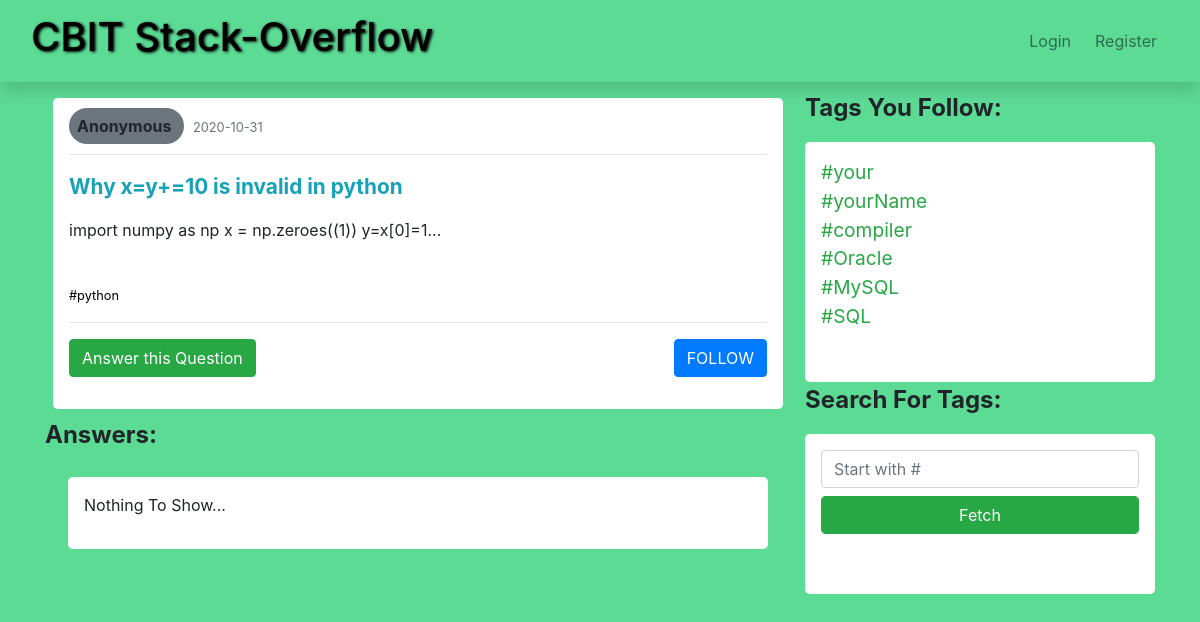
Page /AnswersPage?Qid=6 (signed in) on the committed database.
### project/models.py (models this page shows, shortened)
class QuestionThreads(db.Model):
	Qid=db.Column(db.Integer,primary_key=True)
	QAnonymous=db.Column(db.Integer, nullable=False, default=0)
	Qauthor=db.Column(db.Integer,db.ForeignKey('user.Uid',ondelete="cascade"),nullable=False)
	Qtitle=db.Column(db.String(20),nullable=False)
	QDescription=db.Column(db.String(1000),nullable=False)
	Qdate=db.Column(db.DateTime,nullable=False,default=datetime.utcnow)
	def get_tags(self,num=None):
		tags=db.session.query(Tags).join(DTags, DTags.Tag==Tags.Tagid).filter(DTags.Discussion==self.Qid).all()
		return tags
	def get_answers(self):
		answers=list(db.session.query(Answers).filter(Answers.AQid==self.Qid).all())
		answers.sort(reverse=True, key=lambda a:len(a.get_upvoters()))
		return answers

class Tags(db.Model):
	Tagid=db.Column(db.Integer, primary_key=True)
	Tagtitle=db.Column(db.String(30), nullable=False)

### project/discussions/routes.py (the view)
@discussions.route('/AnswersPage')
def answerPage():
	if "user_id" in session.keys():
		present_user=db.session.query(User).get(session['user_id'])
		Tags=present_user.user_tags()
		Qid=request.args.get('Qid')
		question=db.session.query(QuestionThreads).get(int(Qid))
		present_user_following=False
		if int(Qid) in [x.Qid for x in present_user.user_follows()]:
			present_user_following=True
		answers=question.get_answers()
		return render_template("AnswersPage.html",Tags=Tags,question=question, answers=answers,len=len, present_user_following=present_user_following)
	else:
		return "ACCESS DENIED"

### project/__init__.py (called while the page is built)
        def _fk_pragma_on_connect(dbapi_con, con_record):
            dbapi_con.execute('pragma foreign_keys=ON')

### project/models.py (called while the page is built)
	def user_tags(self):
		tags_dict=db.session.query(Tags).join(TagsFollowing, Tags.Tagid==TagsFollowing.TFtagId).filter(self.Uid==TagsFollowing.TFuserId).all()
		return tags_dict

	def user_follows(self):
		follows_dict=db.session.query(QuestionThreads).join(QFollowing, QuestionThreads.Qid==QFollowing.Question).filter(QFollowing.user_id==self.Uid).order_by(QuestionThreads.Qdate.desc()).all()
		return follows_dict

### project/templates/AnswersPage.html (shortened to what this page needs)
{% extends "layout.html" %}
{% block mainSection %}
<section class="container">
	<div class="row" id="answersSection" >
		<article id="post-{{question.Qid}}" class="col-12 col-sm-12 col-md-12 rounded-lg bg-white p-3 m-2" >
			<span class="ProfileInfo rounded-pill bg-secondary p-2 text-center">
				{% if question.QAnonymous==0 %}
				<a href="{{url_for('users.profile',userName=question.get_author().Uusername)}}" class="userNameLink">
				<strong>{{question.get_author().Uusername}}</strong>
				</a>
				{% else %}
				<strong>Anonymous</strong>
				{% endif %}
			</span>
			<span >
				<small class="text-muted">{{question.Qdate.date()}}</small>
			</span>
			<hr />
			<a class="text-info" href="{{url_for('discussions.answerPage',Qid=question.Qid)}}"><p class="QuestionHeader" style="font-size: 130%;"><strong>{{question.Qtitle}}</strong></p></a>
			<p>{{question.QDescription}}...</p>
			{% with Tags=question.get_tags(tag_limit) %}
				{% if Tags %}
					<small>
					<br />
					{% for tag in Tags %}
						<a href="{{url_for('users.homepage',tag_id=tag.Tagid)}}" target="_blank">{{tag.Tagtitle}}</a>&nbsp;
					{% endfor %}
					</small>
				{% endif %}
			<br />
			{% endwith %}
			<hr />
			<a href="{{url_for('discussions.answerQ',Qid=question.Qid)}}" target="_blank"class="btn btn-success" >Answer this Question</a>
			<span style="float: right;">
			{% if present_user_following %}
				<button class="btn btn-primary  mb-3" onclick="javascript: followToggle({{question.Qid}});" id="Q-{{question.Qid}}">UNFOLLOW</button>
			{% else %}
				<button class="btn btn-primary mb-3" onclick="javascript: followToggle({{question.Qid}});" id="Q-{{question.Qid}}">FOLLOW</button>
			{% endif %}
			</span>
		</article>
		<p style="font-size: 150%;font-weight: bold;" >Answers:</p>
	</div>
	{% if answers|length ==0 %}
	<div class="col-12 col-sm-12 col-md-12 rounded-lg bg-white p-3 m-2" >
	<p>Nothing To Show...</p>
	</div>
	{% endif %}
</section>
{% endblock mainSection %}

### project/templates/layout.html (shortened to what this page needs)
<!doctype html>
<html lang="en">
  <head>
    <link rel="stylesheet" href="https://cdn.jsdelivr.net/npm/bootstrap@4.5.3/dist/css/bootstrap.min.css">
    <link rel="stylesheet" type="text/css" href="{{url_for('static',filename='style.css')}}">
  </head>
  <body>
    <header class="mb-2 sticky-top bg-light">
        <nav class="navbar navbar-light shadow sticky-top navbar-expand-sm ">
          <div class="container-fluid">
            <div class="navbar-header" >
                <div class="navbar-brand"><a href="{{url_for('users.homepage')}}"><h1 class="text-center" >CBIT Stack-Overflow</h1></a></div>
            </div>
            {% if "username" in session.keys() %}
            <div class="collapse navbar-collapse" id="navbarToggler1" >
              <ul class="nav navbar-nav navbar-right ml-auto" >
                <li ><a href="{{url_for('discussions.QuesPage')}}" id="FeedPage" class=" mx-1">Discussions</a></li>
                <li ><a href="{{url_for('discussions.AllQuestions')}}" id="ExplorePage" class=" mx-1">Explore</a></li>
               <!--  <li><a href="#" id="SearchPage" class="nav-link mx-1"><i class="fa fa-search"></i>Search</a></li>
              </ul> -->
            </div>
            <div class="dropdown nav-item ml-auto"  >
                  <a href="#" class="nav-link dropdown-toggle " data-toggle="dropdown">
                     <img src="{{url_for('static',filename='profile/temp_pic.jpg')}}" alt="profile" style="width: 2em;height: 2em;border-radius: 40%">
                  </a>
                  <div class="dropdown-menu dropdown-menu-right  " style="width: 50%;">
                          <p class="dropdown-header text-center" ><strong> {{session['username']}}</strong></p>
                          <a class="dropdown-item text-center" href="{{url_for('users.profile',userName=session['username'])}}">Profile</a>
                          <a class="dropdown-item text-center" href="{{url_for('users.Account')}}">Account</a>
                          <a class="dropdown-item text-center" href="{{url_for('users.logout')}}">Logout</a>
                  </div>
            </div>
            <button class="navbar-toggler" type="button" data-toggle="collapse" data-target="#navbarToggler1" aria-controls="navbarToggler1" aria-expanded="false" aria-label="Toggle navigation">
                <span class="navbar-toggler-icon"> </span>
            </button>
            {% else %}
            <div class="collapse navbar-collapse" id="navbarToggler1">
              <ul class="nav navbar-nav navbar-right ml-auto">
                <li ><a href="{{url_for('users.login')}}" class="nav-link mx-1">Login</a></li>
                <li><a href="{{url_for('users.register')}}" class="nav-link mx-1">Register</a></li>
              </ul>
            </div>
            {% endif %}
          </div>
        </nav>
    </header>
    <div class="container">
        <div class="row">
          <div class="col-12 col-md-8">
            {% block mainSection %}
            {% endblock mainSection %}
          </div>
          {% if 'user_id' in session.keys()  %}
        <aside class="col-12 col-sm-12 col-md-4 additional">
              <p style="font-size: 150%;font-weight: bold;">Tags You Follow:</p>
              <div class=" mt-2 overflow-auto bg-white rounded-lg p-3" style=" height: 15em;" >
                  {% for tag in Tags %}
                      <div>
                        <a class="text-success" style=" font-size:120%;" href="{{url_for('discussions.TagInfo', tag_id=tag.Tagid)}}">{{tag.Tagtitle}}</a>
                      </div>
                  {% endfor %}
              </div>
              <p style="font-size: 150%;font-weight: bold;">Search For Tags:</p>
              <div class=" mt-2 overflow-auto bg-white rounded-lg p-3" style=" height: 10em;" >
                  <form action="{{url_for('discussions.fetchTags')}}" class="form" id="FetchTags"  method="post">
                      <input type="text" class="form-control" placeholder="Start with #" name="tagname" />
                      <input type="submit" class="form-control btn btn-success mt-2" name="submit" value="Fetch" />
                  </form>
              </div>
            </div>
        {% endif %}
        </div>
  </body>
</html>

### project/static/style.css (style rules this page uses)
header,nav { background: #5CDB95; }
body { background: #5CDB95; }
a { color:#000; }
h1 { text-shadow: 1.5px 1px 3px #000; }

### rows in the picture
QuestionThreads: Qdate "2020-10-31", Qtitle "Why x=y+=10 is invalid in python", QDescription "import numpy as np x = np.zeroes((1)) y=x[0]=1"
Tags: Tagtitle "#python"
Tags: Tagtitle "#your"
Tags: Tagtitle "#yourName"
Tags: Tagtitle "#compiler"
Tags: Tagtitle "#Oracle"
Tags: Tagtitle "#MySQL"
Tags: Tagtitle "#SQL"
